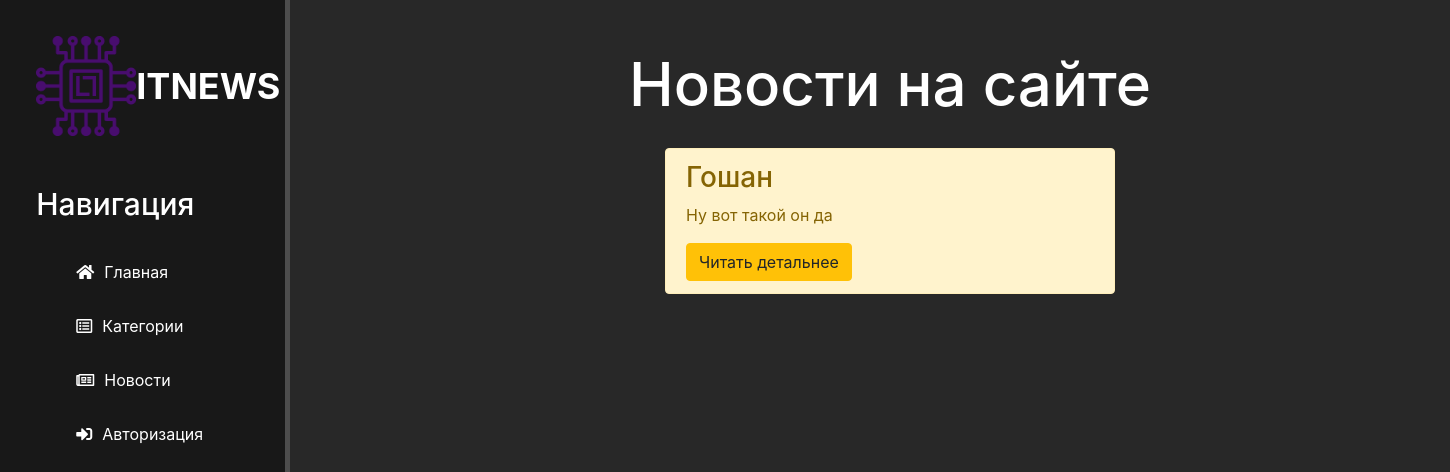
The page /news/ on the database as committed earlier.
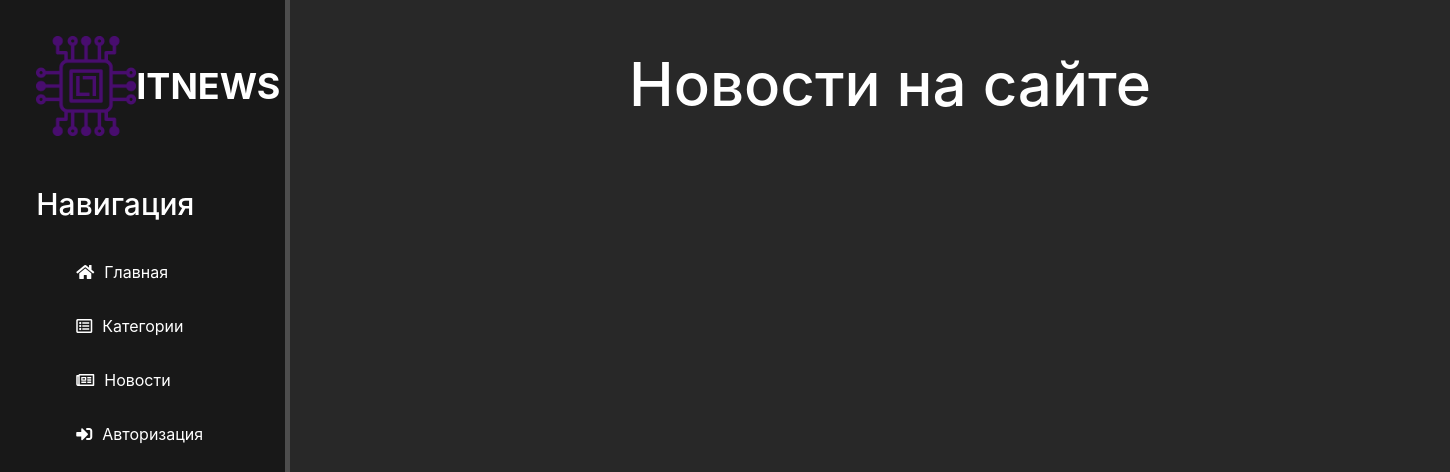
The same page on the database as committed later.
### news/models.py (models this page shows, shortened)
class Articles(models.Model):
    title = models.CharField('Название', max_length=100)
    anons = models.TextField('Анонс')
    full_text = models.TextField('Статья')
    date = models.DateField('Дата публикации')
    category = models.ForeignKey(Category, verbose_name="Категория", related_name="products", on_delete=models.CASCADE,default=1)
    slug = AutoSlugField(populate_from='title')
    class Meta:
        verbose_name = 'Новость'
        verbose_name_plural = 'Новости'

### news/views.py (the view)
# urls.py: path('', views.news_home, name ='news_home'),
def news_home(request, category_slug=None):
    category = None
    categories = Category.objects.all()
    news = Articles.objects.order_by('date')
    if category_slug:
        category = get_object_or_404(Category, slug=category_slug)
        news = Articles.objects.filter(category=category)
    return render(request, 'news/news_home.html',
                  {'news': news, 'categories': categories})

### news/templates/news/news_home.html (shortened to what this page needs)
{% extends 'main/layout.html' %}
{% block content %}
    <div class="content">
        <h1 class="content mt-5">Новости на сайте</h1>
        {% for el in news %}
            <div class="alert alert-warning news">
                <h3 class="text-left">{{ el.title }}</h3>
                <p>{{ el.anons }}</p>
                <a href="{% url 'news_detail' el.slug %}" class="btn btn-warning text-center">Читать детальнее</a>
            </div>
        {% endfor %}
    </div>
{%endblock%}

Rows that differ between the two databases and show on the page:
removed Articles: title "Гошан", anons "Ну вот такой он да"
